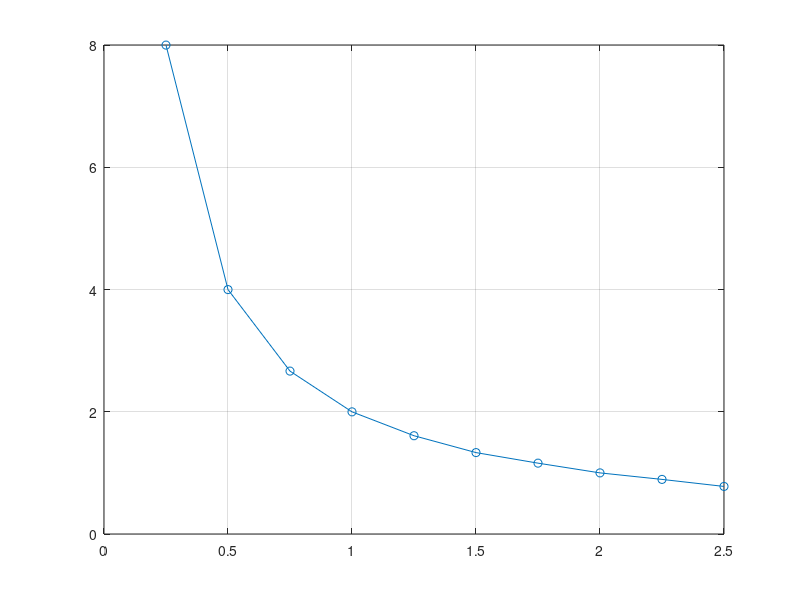

Source code (MATLAB):
clc;
clear all;
close all;




horasmedia = 12*24;
Dose = 100;
Meia_Vida_h  = 2*24;
TempoDeTeste_h = (120)*24;

x = linspace(1 , TempoDeTeste_h , TempoDeTeste_h);
x2 = linspace(1 , 10 , 10);

Taxa_IntervaloMeiavida = zeros(1,100);
Taxa_DoseConcentracaoFinal = zeros(1,100);

Concentracao = zeros(1,TempoDeTeste_h);
MediaMovel = zeros(1,TempoDeTeste_h);

for k = 1:10
    
    Intervalo_Adm_h = k*12;
    
    i = 0;
    for Hora = 1:(TempoDeTeste_h-1)
        Concentracao(Hora+1) = Concentracao(Hora) - ((Concentracao(Hora)/Meia_Vida_h)/2);
        
        i++;
        if i == Intervalo_Adm_h
            i = 0;
            Concentracao(Hora+1) += +Dose;
        endif
    endfor


    
    for j = 1+(horasmedia/2):(TempoDeTeste_h-horasmedia)
        MediaMovel(j) = (sum(Concentracao(j-(horasmedia/2):j+(horasmedia/2))))/(horasmedia+1);
    endfor


##    figure(1);
##    plot(x,Concentracao(x),MediaMovel(x));
##    grid on;
##    xlabel('x');
##    ylabel('F(x)');

    Taxa_IntervaloMeiavida(k) = Intervalo_Adm_h/Meia_Vida_h;
    Taxa_DoseConcentracaoFinal(k)= (MediaMovel(length(Concentracao)-horasmedia)/Dose);
    
endfor

figure(1);
plot(Taxa_IntervaloMeiavida(x2),Taxa_DoseConcentracaoFinal(x2),'-o');
grid on;

disp(Taxa_IntervaloMeiavida(x2));
disp(Taxa_DoseConcentracaoFinal(x2));
